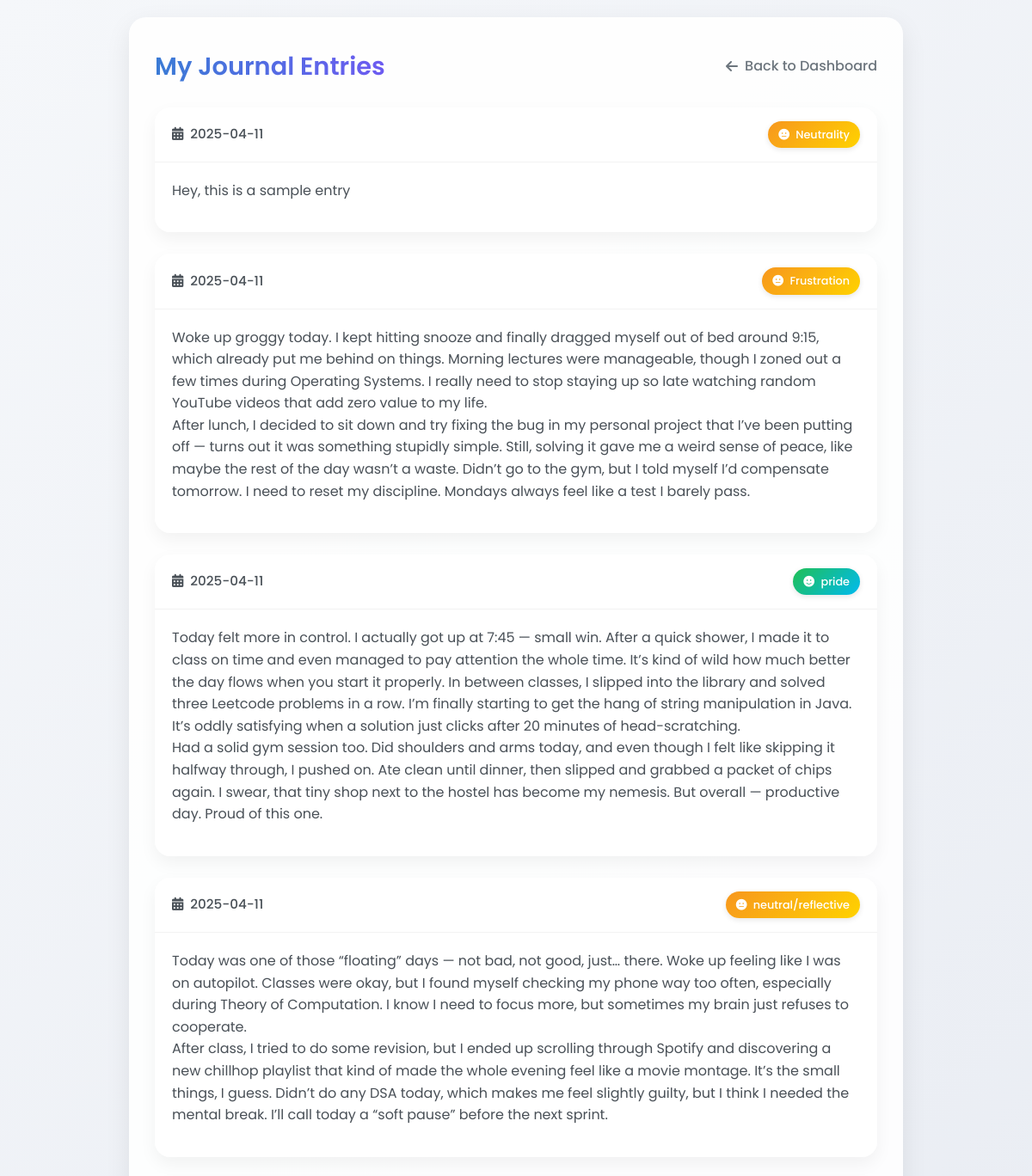
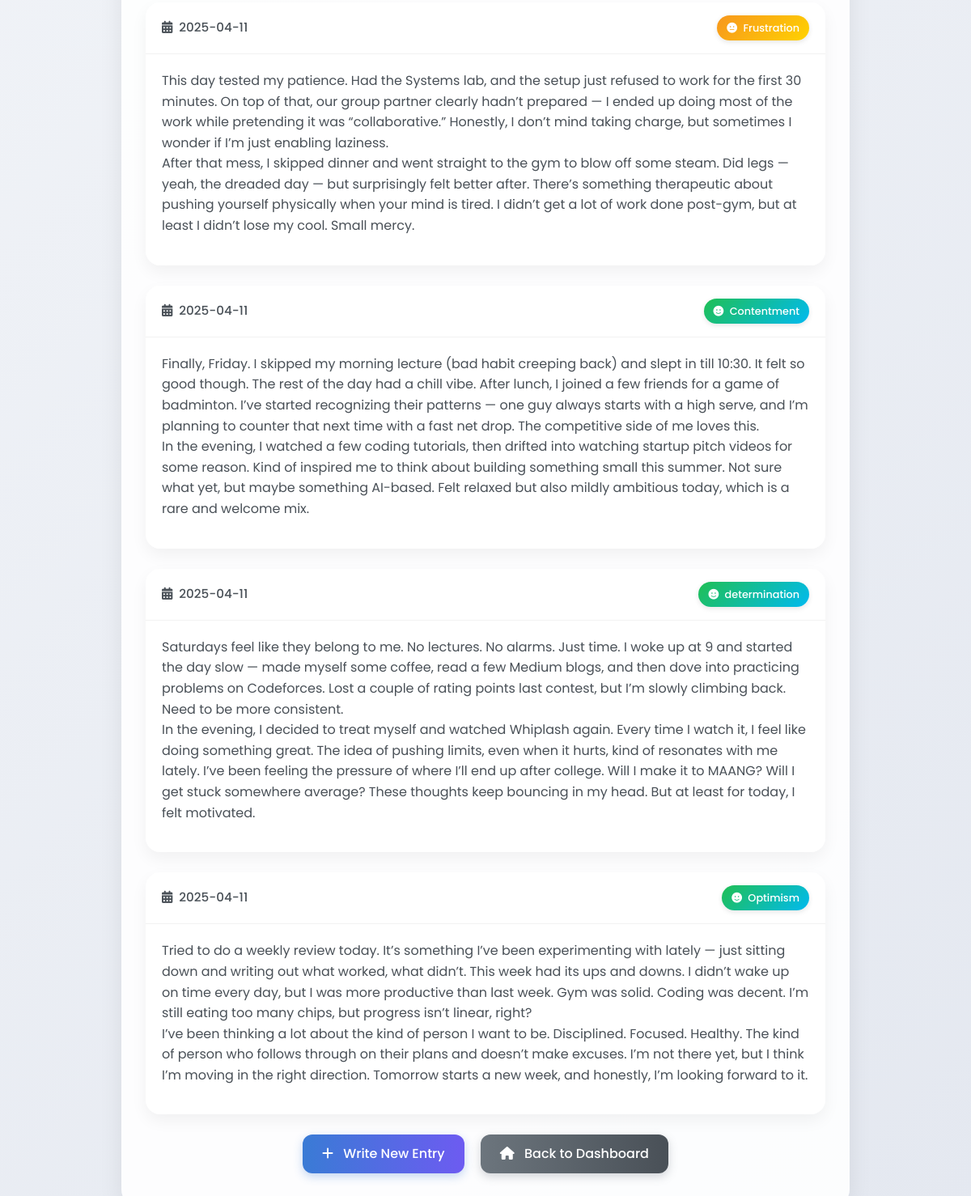
The page /view_entries (signed in) on the database its author committed (2 pictures, top to bottom).
### tables this page shows
CREATE TABLE entries (
        id INTEGER PRIMARY KEY AUTOINCREMENT,
        user_id INTEGER NOT NULL,
        entry_date DATE NOT NULL,
        content TEXT NOT NULL,
        sentiment TEXT,
        sentiment_score REAL,
        FOREIGN KEY (user_id) REFERENCES users (id)
    );

### main.py (the view)
@app.route('/view_entries')
def view_entries():
    if 'user_id' not in session:
        return redirect(url_for('login'))
    conn = sqlite3.connect('diary3.db')
    cursor = conn.cursor()
    cursor.execute(
        '''SELECT id, entry_date, content, sentiment, sentiment_score
           FROM entries
           WHERE user_id = ?
           ORDER BY entry_date DESC''',
        (session['user_id'],)
    )
    entries = cursor.fetchall()
    conn.close()
    return render_template('view_entries.html', entries=entries)

### templates/view_entries.html (shortened to what this page needs)
<!DOCTYPE html>
<html>
<head>
    <link rel="stylesheet" href="https://cdn.jsdelivr.net/npm/bootstrap@5.2.3/dist/css/bootstrap.min.css">
    <link rel="stylesheet" href="https://cdnjs.cloudflare.com/ajax/libs/font-awesome/6.0.0/css/all.min.css">
</head>
<body>
    <div class="container entries-container">
        <div class="header-section">
            <h2 class="page-title">My Journal Entries</h2>
            <a href="{{ url_for('home') }}" class="back-link">
                <i class="fas fa-arrow-left"></i> Back to Dashboard
            </a>
        </div>
        {% if entries %}
            <div class="entries-list">
                {% for id, date, content, sentiment, score in entries %}
                    <div class="entry-card">
                        <div class="entry-header">
                            <span class="entry-date"><i class="fas fa-calendar-alt me-2"></i>{{ date }}</span>
                            <span class="sentiment-badge
                                {% if score > 0.3 %}sentiment-positive{% elif score < -0.3 %}sentiment-negative{% else %}sentiment-neutral{% endif %}">
                                <i class="fas {% if score > 0.3 %}fa-smile{% elif score < -0.3 %}fa-frown{% else %}fa-meh{% endif %} me-1"></i>
                                {{ sentiment }}
                            </span>
                        </div>
                        <div class="entry-body">
                            <p class="entry-content">{{ content }}</p>
                        </div>
                    </div>
                {% endfor %}
            </div>
        {% endif %}
        {% if entries %}
            <div class="text-center mt-4">
                <a href="{{ url_for('new_entry') }}" class="btn btn-primary me-3">
                    <i class="fas fa-plus me-2"></i> Write New Entry
                </a>
                <a href="{{ url_for('home') }}" class="btn btn-secondary">
                    <i class="fas fa-home me-2"></i> Back to Dashboard
                </a>
            </div>
        {% endif %}
    </div>
</body>
</html>

### templates/view_entries.html (style rules this page uses)
body { background: linear-gradient(135deg, #f5f7fa 0%, #e4e8f0 100%); font-family: 'Poppins', sans-serif; min-height: 100vh; padding: 20px 0; }
.entries-container { max-width: 900px; margin: 0 auto; padding: 40px 30px; background-color: rgba(255, 255, 255, 0.9); border-radius: 20px; box-shadow: 0 10px 30px rgba(0, 0, 0, 0.08); }
.header-section { display: flex; justify-content: space-between; align-items: center; margin-bottom: 30px; }
.page-title { font-weight: 600; color: #343a40; margin: 0; font-size: 1.8rem; background: linear-gradient(90deg, #3a7bd5, #6d5bf1); -webkit-background-clip: text; background-clip: text; color: transparent; }
.back-link { color: #6c757d; text-decoration: none; display: flex; align-items: center; font-weight: 500; transition: all 0.3s ease; }
.back-link i { margin-right: 8px; }
.entry-card { border: none; border-radius: 18px; box-shadow: 0 8px 20px rgba(0, 0, 0, 0.05); transition: transform 0.4s ease, box-shadow 0.4s ease; overflow: hidden; margin-bottom: 25px; }
.entry-header { display: flex; justify-content: space-between; align-items: center; padding: 16px 20px; background-color: #ffffff; border-bottom: 1px solid rgba(0, 0, 0, 0.05); }
.entry-date { font-weight: 500; color: #495057; font-size: 0.95rem; }
.sentiment-badge { padding: 6px 12px; border-radius: 20px; font-weight: 500; font-size: 0.8rem; box-shadow: 0 2px 6px rgba(0, 0, 0, 0.1); }
.sentiment-positive { background: linear-gradient(135deg, #20bf55, #01baef); color: white; }
.sentiment-neutral { background: linear-gradient(135deg, #f7971e, #ffd200); color: white; }
.entry-body { padding: 20px; background-color: #ffffff; }
.entry-content { color: #495057; line-height: 1.6; white-space: pre-line; }
.btn-primary { background: linear-gradient(90deg, #3a7bd5, #6d5bf1); border: none; border-radius: 12px; padding: 12px 24px; font-weight: 500; color: white; box-shadow: 0 4px 12px rgba(58, 123, 213, 0.3); transition: all 0.3s ease; }
.btn-secondary { background: linear-gradient(90deg, #6c757d, #495057); border: none; border-radius: 12px; padding: 12px 24px; font-weight: 500; color: white; box-shadow: 0 4px 12px rgba(108, 117, 125, 0.3); transition: all 0.3s ease; }

### rows shown on the page
entries: entry_date "2025-04-11", sentiment "Neutrality", content "Hey, this is a sample entry"
entries: entry_date "2025-04-11", sentiment "Frustration", content "Woke up groggy today. I kept hitting snooze and finally dragged myself out of bed around 9:15, which already put me behind on things. Morning lectures were manageable, though I zoned out a few times during Operating Systems. I really need to stop staying up so late watching random YouTube videos that add zero value to my life. After lunch, I decided to sit down and try fixing the bug in my personal project that I’ve been putting off — turns out it was something stupidly simple. Still, solving it gave me a weird sense of peace, like maybe the rest of the day wasn’t a waste. Didn’t go to the gym, but I told myself I’d compensate tomorrow. I need to reset my discipline. Mondays always feel…"
entries: entry_date "2025-04-11", sentiment "pride", content "Today felt more in control. I actually got up at 7:45 — small win. After a quick shower, I made it to class on time and even managed to pay attention the whole time. It’s kind of wild how much better the day flows when you start it properly. In between classes, I slipped into the library and solved three Leetcode problems in a row. I’m finally starting to get the hang of string manipulation in Java. It’s oddly satisfying when a solution just clicks after 20 minutes of head-scratching. Had a solid gym session too. Did shoulders and arms today, and even though I felt like skipping it halfway through, I pushed on. Ate clean until dinner, then slipped and grabbed a packet of chips again. I…"
entries: entry_date "2025-04-11", sentiment "neutral/reflective", content "Today was one of those “floating” days — not bad, not good, just… there. Woke up feeling like I was on autopilot. Classes were okay, but I found myself checking my phone way too often, especially during Theory of Computation. I know I need to focus more, but sometimes my brain just refuses to cooperate. After class, I tried to do some revision, but I ended up scrolling through Spotify and discovering a new chillhop playlist that kind of made the whole evening feel like a movie montage. It’s the small things, I guess. Didn’t do any DSA today, which makes me feel slightly guilty, but I think I needed the mental break. I’ll call today a “soft pause” before the next sprint."
entries: entry_date "2025-04-11", sentiment "Frustration", content "This day tested my patience. Had the Systems lab, and the setup just refused to work for the first 30 minutes. On top of that, our group partner clearly hadn’t prepared — I ended up doing most of the work while pretending it was “collaborative.” Honestly, I don’t mind taking charge, but sometimes I wonder if I’m just enabling laziness. After that mess, I skipped dinner and went straight to the gym to blow off some steam. Did legs — yeah, the dreaded day — but surprisingly felt better after. There’s something therapeutic about pushing yourself physically when your mind is tired. I didn’t get a lot of work done post-gym, but at least I didn’t lose my cool. Small mercy."
entries: entry_date "2025-04-11", sentiment "Contentment", content "Finally, Friday. I skipped my morning lecture (bad habit creeping back) and slept in till 10:30. It felt so good though. The rest of the day had a chill vibe. After lunch, I joined a few friends for a game of badminton. I’ve started recognizing their patterns — one guy always starts with a high serve, and I’m planning to counter that next time with a fast net drop. The competitive side of me loves this. In the evening, I watched a few coding tutorials, then drifted into watching startup pitch videos for some reason. Kind of inspired me to think about building something small this summer. Not sure what yet, but maybe something AI-based. Felt relaxed but also mildly ambitious today, which is…"
entries: entry_date "2025-04-11", sentiment "determination", content "Saturdays feel like they belong to me. No lectures. No alarms. Just time. I woke up at 9 and started the day slow — made myself some coffee, read a few Medium blogs, and then dove into practicing problems on Codeforces. Lost a couple of rating points last contest, but I’m slowly climbing back. Need to be more consistent. In the evening, I decided to treat myself and watched Whiplash again. Every time I watch it, I feel like doing something great. The idea of pushing limits, even when it hurts, kind of resonates with me lately. I’ve been feeling the pressure of where I’ll end up after college. Will I make it to MAANG? Will I get stuck somewhere average? These thoughts keep bouncing in my…"
entries: entry_date "2025-04-11", sentiment "Optimism", content "Tried to do a weekly review today. It’s something I’ve been experimenting with lately — just sitting down and writing out what worked, what didn’t. This week had its ups and downs. I didn’t wake up on time every day, but I was more productive than last week. Gym was solid. Coding was decent. I’m still eating too many chips, but progress isn’t linear, right? I’ve been thinking a lot about the kind of person I want to be. Disciplined. Focused. Healthy. The kind of person who follows through on their plans and doesn’t make excuses. I’m not there yet, but I think I’m moving in the right direction. Tomorrow starts a new week, and honestly, I’m looking forward to it."
